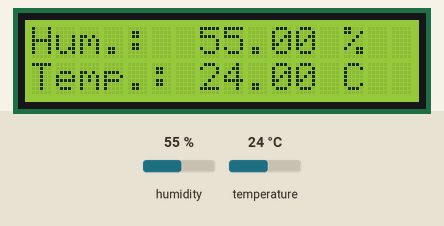
A sketch run on a simulated Arduino Uno, built with avr-gcc and run on an emulated ATmega328P. Parts: 16×2 character LCD. The inputs (shaded band) are chosen by the test bench; at power-on: humidity 55 %, temperature 24 °C.

Above: at 2.6 s.
2.7 s: humidity set to 22 %
At 5.3 s:
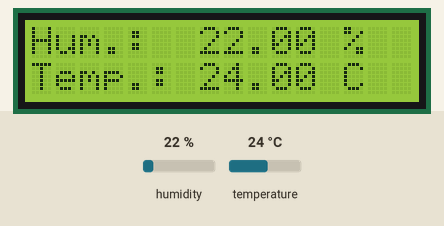
5.7 s: temperature set to 12 °C
At 6.9 s:
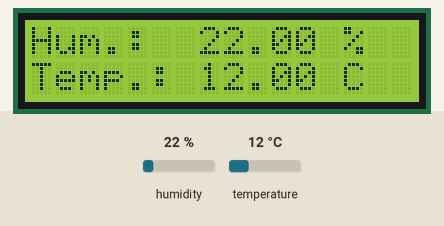
8.7 s: humidity set to 40 %
At 10.9 s:
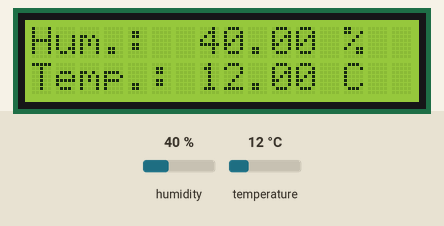
11.7 s: temperature set to 19 °C
At 13.5 s:
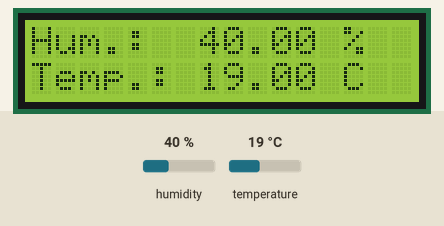
Timing chart, 0 to 15.0 s (numbered marks = the images above; inputs shaded):
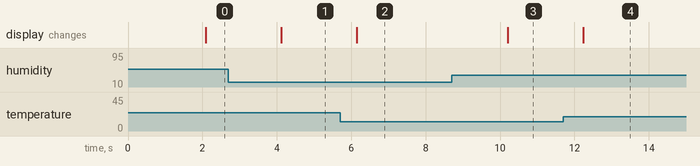

The sketch:

humidity-temperature-on-lcd.ino
```cpp
/*
   Temperature/humidity in LCD display
   @version 1.0.0
   @author Michael
*/
// Prerequisite
#include <LiquidCrystal.h>
#include "DHT.h"

// 1. Declaration of variables
// DHT
// - - - - - - - - - -
#define DHTPIN 10     // const int DHTPIN = 10;
#define DHTTYPE DHT11

DHT dht(DHTPIN, DHTTYPE);

// LCD
// - - - - - - - - - -
const int rs = 12, en = 11, d4 = 5, d5 = 4, d6 = 3, d7 = 2;
LiquidCrystal lcd(rs, en, d4, d5, d6, d7);

// 2. Setup while board starts
void setup() {
  Serial.begin(9600);
  dht.begin();
  lcd.begin(16, 2); // set up the LCD's number of columns and rows

  lcd.clear();
  lcd.setCursor(0, 0);
  lcd.print("initialising ...");
}


// 3. Code runs while board has current
void loop() {
  // DHT
  // - - - - - - - - - -
  delay(2000);

  // Reading temperature or humidity takes about 250 milliseconds!
  // Sensor readings may also be up to 2 seconds 'old' (its a very slow sensor)
  float h = dht.readHumidity();

  // Read temperature as Celsius (the default)
  float t = dht.readTemperature();

  // Check if any reads failed and exit early (to try again).
  // isnan -> is not a number
  if (isnan(h) || isnan(t)) {
    Serial.println(F("Failed to read from DHT sensor!"));
    lcd.setCursor(0, 1);
    lcd.print("Failed to read from DHT sensor!");
    return;
  }

  // lcd.clear();

  lcd.setCursor(0, 0);
  lcd.print("Hum.:  ");
  lcd.print(h);
  lcd.print(" %");
  lcd.print("     ");

  lcd.setCursor(0, 1);
  lcd.print("Temp.: ");
  lcd.print(t);
  lcd.print(" C");
  lcd.print("      ");
}
```

Measured:
- after the input at 2.7 s, the display: changes after 1.4 s (image 1)
- after the input at 5.7 s, the display: changes after 0.46 s (image 2)
- after the input at 8.7 s, the display: changes after 1.5 s (image 3)
- after the input at 11.7 s, the display: changes after 0.54 s (image 4)
